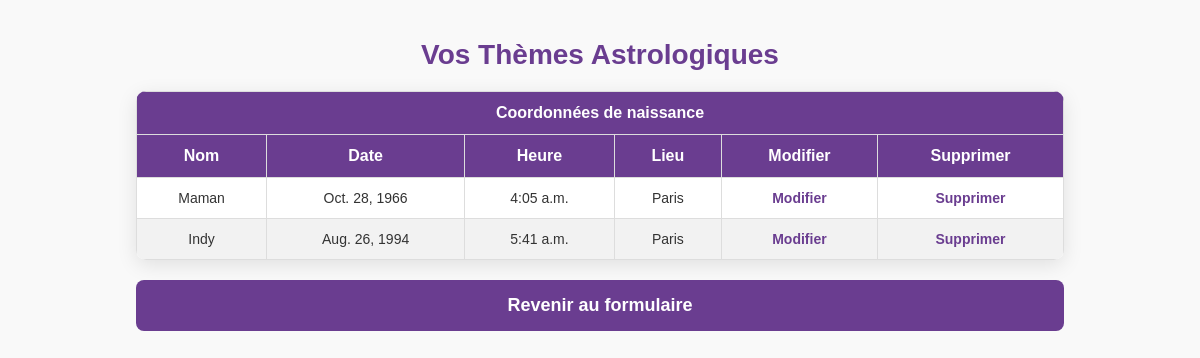
The app's page /themes/ (signed in), older data.
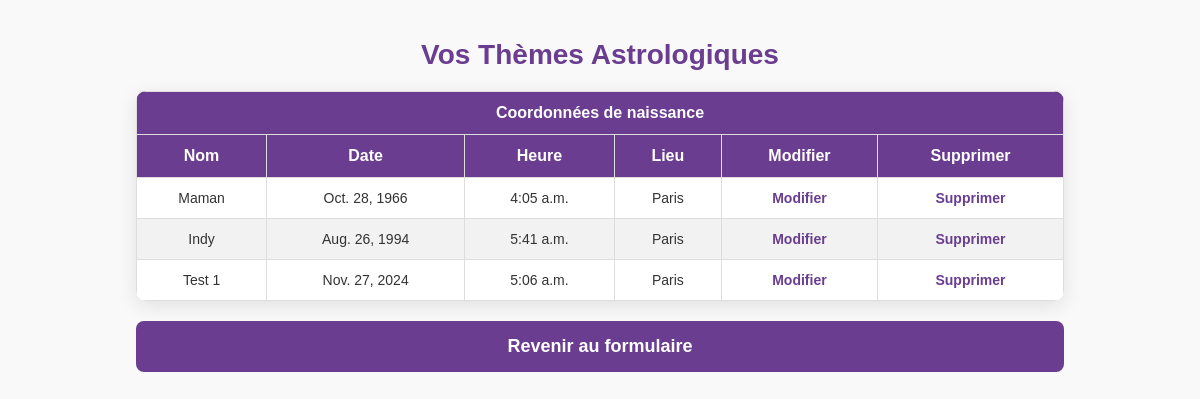
The same page, newer data.
### astroapp/models.py (models this page shows, shortened)
class ThemeAstrologique(models.Model):
    utilisateur = models.ForeignKey(User, on_delete=models.CASCADE)
    name = models.CharField(max_length=255)
    birthdate = models.DateField()
    birthtime = models.TimeField()
    country_of_birth = models.CharField(max_length=255)
    city_of_birth = models.CharField(max_length=255)
    date_de_creation = models.DateTimeField(auto_now_add=True)

### astroapp/views.py (the view)
# urls.py: path('themes/', views.liste_themes, name='liste_themes'),
@login_required
def liste_themes(request):
    if not request.user.is_authenticated:
        return redirect('connexion')  # Redirection si l'utilisateur n'est pas connecté
    themes = ThemeAstrologique.objects.filter(utilisateur=request.user)
    return render(request, 'liste_themes.html', {'themes': themes})

### astroapp/templates/liste_themes.html (shortened to what this page needs)
<!DOCTYPE html>
<html lang="fr">
<head>
</head>
<body>
    <h1>Vos Thèmes Astrologiques</h1>
<table>
    <tr>
        <th colspan="6">Coordonnées de naissance</th>
    </tr>
    <tr>
        <th>Nom</th>
        <th>Date</th>
        <th>Heure</th>
        <th>Lieu</th>
        <th>Modifier</th>
        <th>Supprimer</th>
    </tr>
    {% for theme in themes %}
    <tr>
        <td>{{ theme.name }}</td>
        <td>{{ theme.birthdate }}</td>
        <td>{{ theme.birthtime }}</td>
        <td>{{ theme.city_of_birth }}</td>
        <td>
            <a href="{% url 'modifier_theme' theme.id %}">Modifier</a>
        </td>
        <td>
            <a href="{% url 'supprimer_theme' theme.id %}">Supprimer</a>
        </td>
    </tr>
    {% endfor %}
</table>
    <a href="{% url 'birth_data' %}" class="btn-retour-formulaire">Revenir au formulaire</a>
</body>
</html>

Row changes from the older to the newer data that the page shows:
added ThemeAstrologique: name "Test 1", birthdate "Nov. 27, 2024", birthtime "5:06 a.m.", city_of_birth "Paris"
